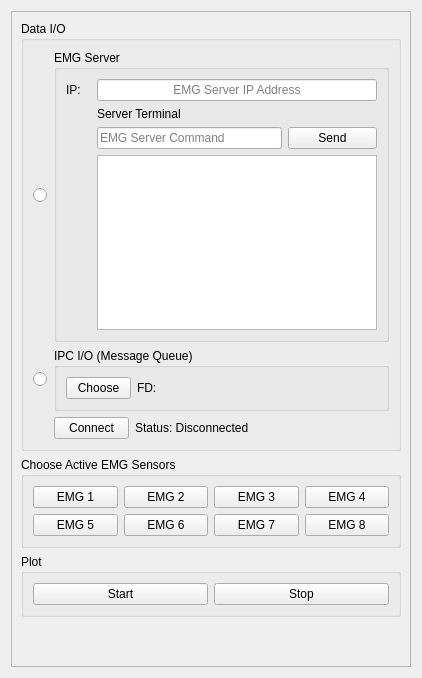
        <widget class="QWidget" name="tab_emg">
         <attribute name="title">
          <string>EMG</string>
         </attribute>
         <layout class="QHBoxLayout" name="horizontalLayout_8">
          <item>
           <layout class="QHBoxLayout" name="horizontallayout_emg">
            <item>
             <widget class="QFrame" name="frame">
              <property name="minimumSize">
               <size>
                <width>400</width>
                <height>0</height>
               </size>
              </property>
              <property name="maximumSize">
               <size>
                <width>400</width>
                <height>16777215</height>
               </size>
              </property>
              <property name="frameShape">
               <enum>QFrame::StyledPanel</enum>
              </property>
              <property name="frameShadow">
               <enum>QFrame::Raised</enum>
              </property>
              <layout class="QGridLayout" name="gridLayout_10">
               <item row="2" column="0">
                <widget class="QGroupBox" name="groupbox_emgplot">
                 <property name="title">
                  <string>Plot</string>
                 </property>
                 <layout class="QGridLayout" name="gridLayout_4">
                  <item row="0" column="0">
                   <widget class="QPushButton" name="btn_plotstart">
                    <property name="font">
                     <font>
                      <pointsize>9</pointsize>
                     </font>
                    </property>
                    <property name="text">
                     <string>Start</string>
                    </property>
                   </widget>
                  </item>
                  <item row="0" column="1">
                   <widget class="QPushButton" name="btn_plotstop">
                    <property name="font">
                     <font>
                      <pointsize>9</pointsize>
                     </font>
                    </property>
                    <property name="text">
                     <string>Stop</string>
                    </property>
                   </widget>
                  </item>
                 </layout>
                </widget>
               </item>
               <item row="0" column="0">
                <widget class="QGroupBox" name="groupbox_emgdataio">
                 <property name="title">
                  <string>Data I/O</string>
                 </property>
                 <layout class="QGridLayout" name="gridLayout_6">
                  <item row="1" column="3" colspan="2">
                   <widget class="QGroupBox" name="groupbox_emgipc">
                    <property name="title">
                     <string>IPC I/O (Message Queue)</string>
                    </property>
                    <layout class="QGridLayout" name="gridLayout_5">
                     <item row="0" column="1">
                      <widget class="QLabel" name="lbl_mqfd">
                       <property name="font">
                        <font>
                         <pointsize>9</pointsize>
                        </font>
                       </property>
                       <property name="text">
                        <string>FD: </string>
                       </property>
                      </widget>
                     </item>
                     <item row="0" column="0">
                      <widget class="QPushButton" name="btn_choosemqfd">
                       <property name="maximumSize">
                        <size>
                         <width>65</width>
                         <height>16777215</height>
                        </size>
                       </property>
                       <property name="font">
                        <font>
                         <pointsize>9</pointsize>
                        </font>
                       </property>
                       <property name="text">
                        <string>Choose</string>
                       </property>
                      </widget>
                     </item>
                    </layout>
                   </widget>
                  </item>
                  <item row="0" column="0">
                   <widget class="QRadioButton" name="rbtn_emgserver">
                    <property name="maximumSize">
                     <size>
                      <width>15</width>
                      <height>16777215</height>
                     </size>
                    </property>
                    <property name="text">
                     <string/>
                    </property>
                   </widget>
                  </item>
                  <item row="0" column="3" colspan="2">
                   <widget class="QGroupBox" name="groupbox_emgserver">
                    <property name="title">
                     <string>EMG Server</string>
                    </property>
                    <layout class="QGridLayout" name="gridLayout">
                     <item row="0" column="2" colspan="3">
                      <widget class="QLineEdit" name="lineedit_ipaddress">
                       <property name="font">
                        <font>
                         <pointsize>9</pointsize>
                        </font>
                       </property>
                       <property name="text">
                        <string/>
                       </property>
                       <property name="alignment">
                        <set>Qt::AlignCenter</set>
                       </property>
                       <property name="placeholderText">
                        <string>EMG Server IP Address</string>
                       </property>
                      </widget>
                     </item>
                     <item row="3" column="4">
                      <widget class="QPushButton" name="btn_sendservercmd">
                       <property name="font">
                        <font>
                         <pointsize>9</pointsize>
                        </font>
                       </property>
                       <property name="text">
                        <string>Send</string>
                       </property>
                      </widget>
                     </item>
                     <item row="0" column="1">
                      <widget class="QLabel" name="lbl_ip">
                       <property name="maximumSize">
                        <size>
                         <width>25</width>
                         <height>16777215</height>
                        </size>
                       </property>
                       <property name="font">
                        <font>
                         <pointsize>9</pointsize>
                        </font>
                       </property>
                       <property name="text">
                        <string>IP:</string>
                       </property>
                      </widget>
                     </item>
                     <item row="2" column="2" colspan="2">
                      <widget class="QLabel" name="lbl_serverterminal">
                       <property name="font">
                        <font>
                         <pointsize>9</pointsize>
                        </font>
                       </property>
                       <property name="text">
                        <string>Server Terminal</string>
                       </property>
                      </widget>
                     </item>
                     <item row="4" column="2" colspan="3">
                      <widget class="QTextEdit" name="textedit_serverreplywindow">
                       <property name="minimumSize">
                        <size>
                         <width>0</width>
                         <height>175</height>
                        </size>
                       </property>
                       <property name="maximumSize">
                        <size>
                         <width>16777215</width>
                         <height>175</height>
                        </size>
                       </property>
                       <property name="font">
                        <font>
                         <pointsize>9</pointsize>
                        </font>
                       </property>
                       <property name="readOnly">
                        <bool>true</bool>
                       </property>
                      </widget>
                     </item>
                     <item row="3" column="2" colspan="2">
                      <widget class="QLineEdit" name="lineedit_servercmd">
                       <property name="font">
                        <font>
                         <pointsize>9</pointsize>
                        </font>
                       </property>
                       <property name="placeholderText">
                        <string>EMG Server Command</string>
                       </property>
                      </widget>
                     </item>
                    </layout>
                   </widget>
                  </item>
                  <item row="1" column="0">
                   <widget class="QRadioButton" name="rbtn_emgipc">
                    <property name="maximumSize">
                     <size>
                      <width>15</width>
                      <height>16777215</height>
                     </size>
                    </property>
                    <property name="text">
                     <string/>
                    </property>
                   </widget>
                  </item>
                  <item row="3" column="3">
                   <widget class="QPushButton" name="btn_connectemgio">
                    <property name="maximumSize">
                     <size>
                      <width>75</width>
                      <height>16777215</height>
                     </size>
                    </property>
                    <property name="font">
                     <font>
                      <pointsize>9</pointsize>
                     </font>
                    </property>
                    <property name="text">
                     <string>Connect</string>
                    </property>
                   </widget>
                  </item>
                  <item row="3" column="4">
                   <widget class="QLabel" name="lbl_statusemgio">
                    <property name="font">
                     <font>
                      <pointsize>9</pointsize>
                     </font>
                    </property>
                    <property name="text">
                     <string>Status: Disconnected</string>
                    </property>
                   </widget>
                  </item>
                 </layout>
                </widget>
               </item>
               <item row="1" column="0">
                <widget class="QGroupBox" name="groupbox_activeemgsensors">
                 <property name="title">
                  <string>Choose Active EMG Sensors</string>
                 </property>
                 <layout class="QGridLayout" name="gridLayout_3">
                  <item row="2" column="0">
                   <widget class="QPushButton" name="btn_emg5">
                    <property name="font">
                     <font>
                      <pointsize>9</pointsize>
                     </font>
                    </property>
                    <property name="text">
                     <string>EMG 5</string>
                    </property>
                    <property name="checkable">
                     <bool>true</bool>
                    </property>
                   </widget>
                  </item>
                  <item row="0" column="1">
                   <widget class="QPushButton" name="btn_emg2">
                    <property name="font">
                     <font>
                      <pointsize>9</pointsize>
                     </font>
                    </property>
                    <property name="text">
                     <string>EMG 2</string>
                    </property>
                    <property name="checkable">
                     <bool>true</bool>
                    </property>
                   </widget>
                  </item>
                  <item row="0" column="0">
                   <widget class="QPushButton" name="btn_emg1">
                    <property name="font">
                     <font>
                      <pointsize>9</pointsize>
                     </font>
                    </property>
                    <property name="text">
                     <string>EMG 1</string>
                    </property>
                    <property name="checkable">
                     <bool>true</bool>
                    </property>
                    <property name="checked">
                     <bool>false</bool>
                    </property>
                   </widget>
                  </item>
                  <item row="2" column="1">
                   <widget class="QPushButton" name="btn_emg6">
                    <property name="font">
                     <font>
                      <pointsize>9</pointsize>
                     </font>
                    </property>
                    <property name="text">
                     <string>EMG 6</string>
                    </property>
                    <property name="checkable">
                     <bool>true</bool>
                    </property>
                   </widget>
                  </item>
                  <item row="0" column="3">
                   <widget class="QPushButton" name="btn_emg4">
                    <property name="font">
                     <font>
                      <pointsize>9</pointsize>
                     </font>
                    </property>
                    <property name="text">
                     <string>EMG 4</string>
                    </property>
                    <property name="checkable">
                     <bool>true</bool>
                    </property>
                   </widget>
                  </item>
                  <item row="0" column="2">
                   <widget class="QPushButton" name="btn_emg3">
                    <property name="font">
                     <font>
                      <pointsize>9</pointsize>
                     </font>
                    </property>
                    <property name="text">
                     <string>EMG 3</string>
                    </property>
                    <property name="checkable">
                     <bool>true</bool>
                    </property>
                   </widget>
                  </item>
                  <item row="2" column="2">
                   <widget class="QPushButton" name="btn_emg7">
                    <property name="font">
                     <font>
                      <pointsize>9</pointsize>
                     </font>
                    </property>
                    <property name="text">
                     <string>EMG 7</string>
                    </property>
                    <property name="checkable">
                     <bool>true</bool>
                    </property>
                   </widget>
                  </item>
                  <item row="2" column="3">
                   <widget class="QPushButton" name="btn_emg8">
                    <property name="font">
                     <font>
                      <pointsize>9</pointsize>
                     </font>
                    </property>
                    <property name="text">
                     <string>EMG 8</string>
                    </property>
                    <property name="checkable">
                     <bool>true</bool>
                    </property>
                   </widget>
                  </item>
                 </layout>
                </widget>
               </item>
               <item row="3" column="0">
                <spacer name="verticalSpacer_2">
                 <property name="orientation">
                  <enum>Qt::Vertical</enum>
                 </property>
                 <property name="sizeHint" stdset="0">
                  <size>
                   <width>20</width>
                   <height>40</height>
                  </size>
                 </property>
                </spacer>
               </item>
              </layout>
             </widget>
            </item>
           </layout>
          </item>
         </layout>
        </widget>
